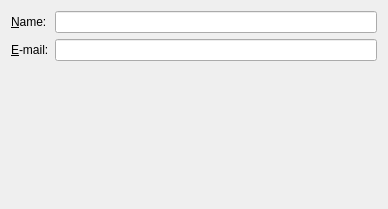
<ui version="4.0" >
 <author></author>
 <comment></comment>
 <exportmacro></exportmacro>
 <class>QPrefIdentityUi</class>
 <widget class="QWidget" name="QPrefIdentityUi" >
  <property name="geometry" >
   <rect>
    <x>0</x>
    <y>0</y>
    <width>388</width>
    <height>209</height>
   </rect>
  </property>
  <property name="windowTitle" >
   <string/>
  </property>
  <layout class="QVBoxLayout" >
   <property name="margin" >
    <number>11</number>
   </property>
   <property name="spacing" >
    <number>6</number>
   </property>
   <item>
    <layout class="QGridLayout" >
     <property name="margin" >
      <number>0</number>
     </property>
     <property name="spacing" >
      <number>6</number>
     </property>
     <item row="1" column="0" >
      <widget class="QLabel" name="emailLA" >
       <property name="text" >
        <string>&amp;E-mail:</string>
       </property>
       <property name="buddy" >
        <cstring>emailED</cstring>
       </property>
      </widget>
     </item>
     <item row="0" column="1" >
      <widget class="QLineEdit" name="nameED" >
       <property name="toolTip" >
        <string>Your name</string>
       </property>
      </widget>
     </item>
     <item row="0" column="0" >
      <widget class="QLabel" name="nameLA" >
       <property name="text" >
        <string>&amp;Name:</string>
       </property>
       <property name="buddy" >
        <cstring>nameED</cstring>
       </property>
      </widget>
     </item>
     <item row="1" column="1" >
      <widget class="QLineEdit" name="emailED" >
       <property name="toolTip" >
        <string>Your E-mail address</string>
       </property>
      </widget>
     </item>
    </layout>
   </item>
   <item>
    <spacer>
     <property name="orientation" >
      <enum>Qt::Vertical</enum>
     </property>
     <property name="sizeType" >
      <enum>QSizePolicy::Expanding</enum>
     </property>
     <property name="sizeHint" >
      <size>
       <width>20</width>
       <height>20</height>
      </size>
     </property>
    </spacer>
   </item>
  </layout>
 </widget>
 <pixmapfunction></pixmapfunction>
 <tabstops>
  <tabstop>nameED</tabstop>
  <tabstop>emailED</tabstop>
 </tabstops>
 <resources/>
 <connections/>
</ui>
